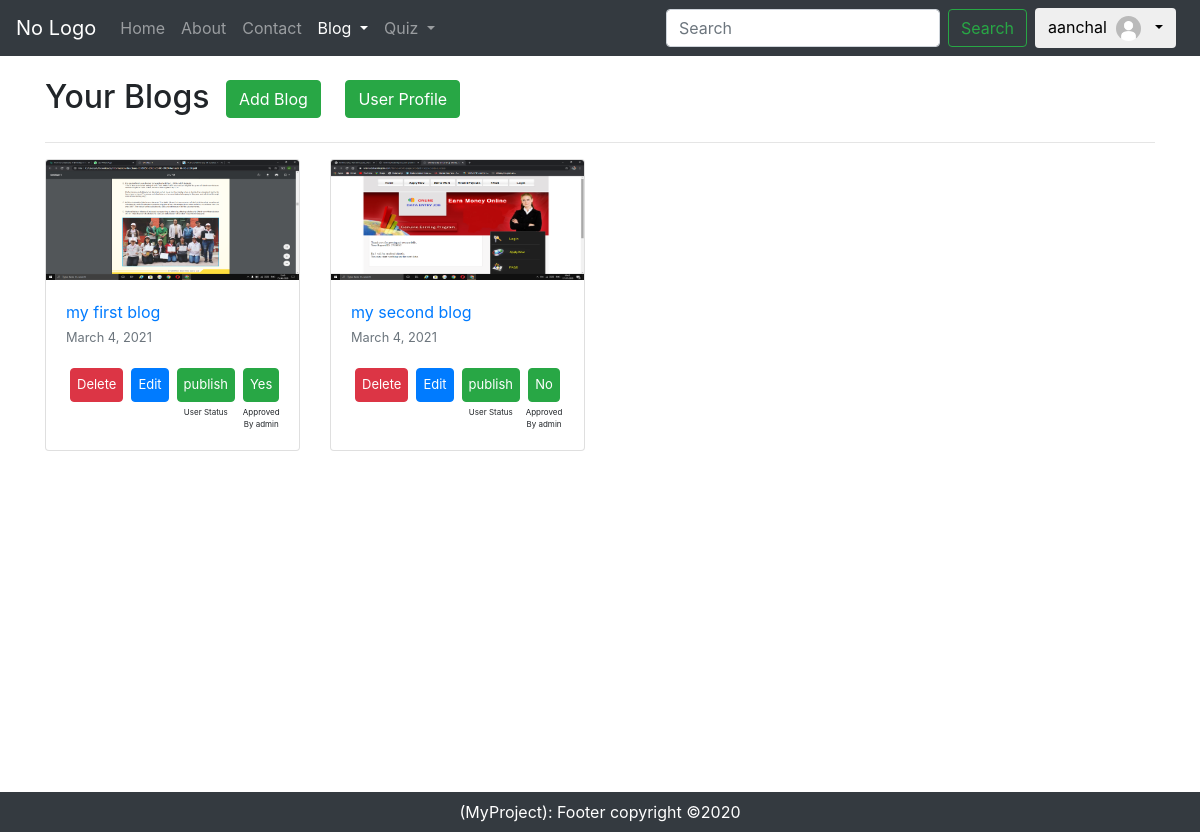
The app's page /blog/writeBlog/ (signed in), older data.
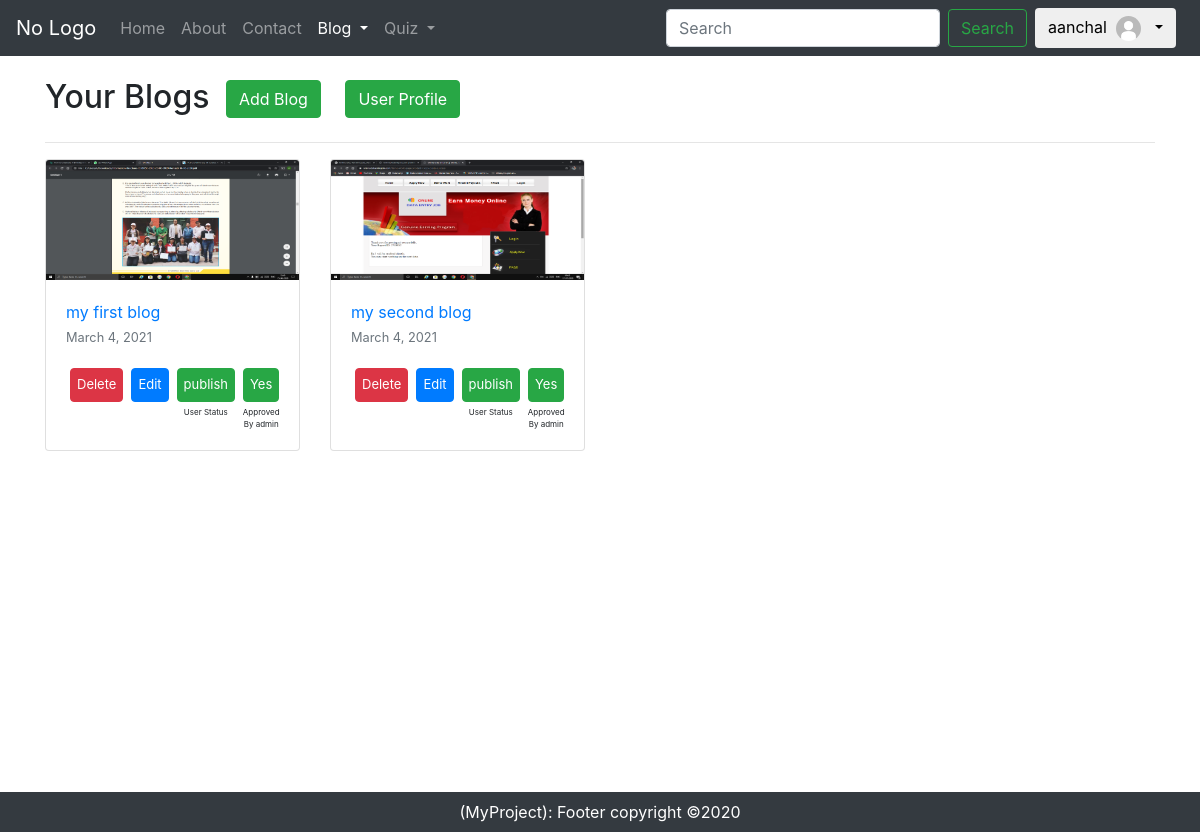
The same page, newer data.
### blog/models.py (models this page shows, shortened)
class UserPost(models.Model):
    authorUsername = models.ForeignKey(User,on_delete=models.CASCADE)
    title = models.CharField(max_length=255)
    label = models.CharField(max_length=200)
    category = models.CharField(max_length=200)
    image = models.ImageField(upload_to='images/userPost/')
    slug = models.CharField(max_length=255)
    author = models.CharField(max_length=50)
    dateUpdate = models.DateTimeField(auto_now=True,blank=True, null=True)
    timeStamp = models.DateTimeField(auto_now_add=True,blank=True, null=True)
    timeRead = models.CharField(max_length=10)
    content = RichTextField(blank=True)
    userStatus = models.CharField(max_length=50)
    adminStatus = models.BooleanField(default=False)

### blog/views.py (the view)
# urls.py: path('writeBlog/',views.writeBlog,name="writeBlog"),
def writeBlog(request):
    if not request.user.is_authenticated:
        return HttpResponse("404 page not found")
    else:
        isEmpty = False
        user_post = UserPost.objects.filter(authorUsername=request.user)
        if user_post.count() == 0:
            isEmpty = True
        return render(request,'blog/UserBlogs.html',{'userPost':user_post,'isEmpty':isEmpty})

### home/context_processors.py (called while the page is built)
def profile(request):
    if not request.user.is_authenticated:
        return {
            'profile': 'Anonymous'
        }
    else:
        return{
        'profile': UserProfile.objects.filter(UserUsername=request.user).first()
        }

### templates/blog/UserBlogs.html (shortened to what this page needs)
{% extends 'home/base.html' %}
{% block logBlogactive %}active{% endblock %}
{% block body %}
 <div class="container my-3">
    <h2>Your Blogs
    <span><a href="/blog/addBlog/" role="button" class="btn btn-success m-2">Add Blog</a></span>
    <span><a href="/blog/viewAuthorProfile/" role="button" class="btn btn-success m-2">User Profile</a></span>
    </h2>
    <hr>
    <div class="row">
    {% for post in userPost %}
        <div class="col-3">
            <div class="card">
             <img src="/media/{{post.image}}" class="card-img-top size"  alt="...">
            <div class="card-body">
             <a href="/blog/{{post.slug}}" class="card-title">{{post.title}}</a>
            <p class="card-text"><small class="text-muted">{{post.timeStamp.date}}</small></p>
            <div style="display: flex;justify-content: space-between;">
            <form action="/blog/deleteUserBlog/" method="POST" class="form-inline-block">
                    <button type="submit" class="btn btn-danger btn-custom">Delete</button>
            </form>
            <form action="/blog/EditUserBlog/" method="POST" class="form-inline-block">
                    <button type="submit" class="btn btn-primary btn-custom">Edit</button>
            </form>
            <div class="form-inline-block">
                <div class="btn btn-success btn-custom">{{post.userStatus}}</div>
                <div style="font-size:8px">User Status</div>
            </div>
            <div class="form-inline-block">
                {% if post.adminStatus %}
                    <div id="author" class="btn btn-success btn-custom">Yes</div>
                {% else %}
                    <div id="author" class="btn btn-success btn-custom">No</div>
                {% endif %}
                <div style="font-size:8px">Approved By admin</div>
            </div>
            </div>
    </div>
        </div>
        </div>
    {% endfor %}
    </div>
 </div>
{% endblock body %}

Row changes from the older to the newer data that the page shows:
changed UserPost "my second blog": adminStatus "No" → "Yes"
